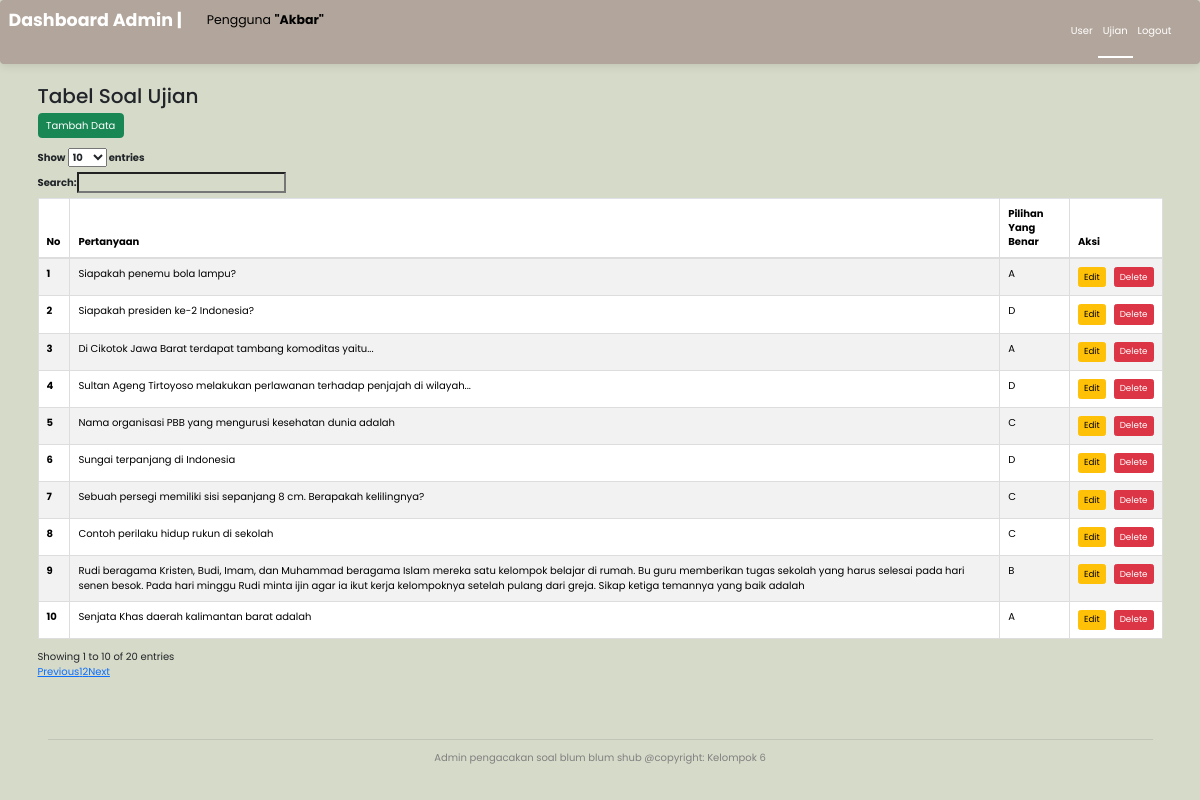
/admin/?page=ujian/tampil.php (signed in), run on the app's committed database.
### tables this page shows
CREATE TABLE `soal` (
  `id_soal` int(11) NOT NULL,
  `pertanyaan` text DEFAULT NULL,
  `jawaban_a` text DEFAULT NULL,
  `jawaban_b` text DEFAULT NULL,
  `jawaban_c` text DEFAULT NULL,
  `jawaban_d` text DEFAULT NULL,
  `kunci_jawaban` varchar(1) DEFAULT NULL
);

### admin/ujian/tampil.php (the view, shortened to what this page needs)
<div class="col-md-12">
    <h2>Tabel Soal Ujian</h2>
    <a href="?page=ujian/tambah_data.php" class="btn btn-success mb-3" data-aos="fade-right">Tambah Data</a>
    <table id="tabel-data" class="table table-striped table-bordered" width="100%" cellspacing="0" data-aos="fade-right">
        <thead>
            <tr>
                <th scope="col">No</th>
                <th scope="col">Pertanyaan</th>
                <th scope="col">Pilihan Yang Benar</th>
                <th scope="col">Aksi</th>
            </tr>
        </thead>
        <tbody>
            <?php
            $sql = mysqli_query($db, "SELECT * FROM soal");
            $no = 1;
            while ($ambil_data = mysqli_fetch_assoc($sql)) {
                $id_soal = $ambil_data['id_soal'];
                $pertanyaan = $ambil_data['pertanyaan'];
                $kunci_jawaban = $ambil_data['kunci_jawaban'];
            ?>
            <tr data-aos="fade-right">
                <th scope="row"><?= $no++ ?></th>
                <td><?= $pertanyaan ?></td>
                <td><?= $kunci_jawaban ?></td>
            <td>
                <div class="d-flex justify-content-between">
                    <a href="?page=ujian/edit.php&id=<?= $id_soal ?>" class="btn btn-warning btn-sm me-1">Edit</a>
                    <a href="?page=ujian/delete.php&id=<?= $id_soal ?>" class="btn btn-danger btn-sm ms-1">Delete</a>
                </div>
            </td>
            </tr>
            <?php } ?>
        </tbody>
    </table>
</div>

### admin/index.php (shortened to what this page needs)
<?php
    include '../koneksi.php';
?>
<!DOCTYPE html>
<html lang="en">
<head>
    <link rel="stylesheet" href="//maxcdn.bootstrapcdn.com/bootstrap/3.3.6/css/bootstrap.min.css" />
    <link rel="stylesheet" href="https://cdn.datatables.net/1.10.12/css/dataTables.bootstrap.min.css" />
    <link href="https://cdn.jsdelivr.net/npm/bootstrap@5.3.3/dist/css/bootstrap.min.css" rel="stylesheet">
</head>
<body >
    <nav class="navbar navbar-expand-md  sticky-top" style="background-color : #B2A59B"  >
        <div class="container-fluid">
            <a class="navbar-brand" href="#" style="color : #ffff"><h3><b>Dashboard Admin | </b></h3></a>
            <a class="navbar-brand" href="#">Pengguna  <b>"<?=$_SESSION['nama']?>"</b></a>
            <div class="collapse navbar-collapse" id="navbarNav" >
            <ul class="navbar-nav ms-auto">
            <li class="nav-item" >
                <a class="nav-link  <?= isset($_GET['page']) && $_GET['page'] === 'user/tampil.php' ? 'active' : '' ?>" href="?page=user/tampil.php" style="color : #ffff">User</a>
            </li>
            <li class="nav-item">
                <a class="nav-link <?= isset($_GET['page']) && $_GET['page'] === 'ujian/tampil.php' ? 'active' : '' ?>" href="?page=ujian/tampil.php" style="color : #ffff">Ujian</a>
            </li>
            <li class="nav-item">
                <a class="nav-link" href="../login/logout.php"style="color : #ffff">Logout</a>
            </li>
        </ul>
            </div>
        </div>
    </nav>
    <div class="container">
        <div class="row">
            <?php
                if ($_GET) {
                    $page = $_GET['page'];
                    include $page;
                }else{
                    include 'user/tampil.php';
                }
            ?>
        </div>
        <footer class="text-center" data-aos="fade-right">
            <hr>
            Admin pengacakan soal blum blum shub @copyright: Kelompok 6
        </footer>
    </div>
</body>
</html>

### admin/index.php (style rules this page uses)
footer { padding: 10px; margin-top: 5vh; color: grey; }
body, nav ,input, button { font-family: 'Poppins', sans-serif; background-color: #D6DAC8; }
a.nav-link.active { color: #007bff; border-bottom: 2px solid #ffff; }
nav.navbar { box-shadow: 0 2px 10px rgba(0, 0, 0, 0.1); }

### data on the page
soal: pertanyaan "Siapakah penemu bola lampu?", kunci_jawaban "A"
soal: pertanyaan "Siapakah presiden ke-2 Indonesia?", kunci_jawaban "D"
soal: pertanyaan "Di Cikotok Jawa Barat terdapat tambang komoditas yaitu...", kunci_jawaban "A"
soal: pertanyaan "Sultan Ageng Tirtoyoso melakukan perlawanan terhadap penjajah di wilayah...", kunci_jawaban "D"
soal: pertanyaan "Nama organisasi PBB yang mengurusi kesehatan dunia adalah", kunci_jawaban "C"
soal: pertanyaan "Sungai terpanjang di Indonesia", kunci_jawaban "D"
soal: pertanyaan "Sebuah persegi memiliki sisi sepanjang 8 cm. Berapakah kelilingnya?", kunci_jawaban "C"
soal: pertanyaan "Contoh perilaku hidup rukun di sekolah", kunci_jawaban "C"
soal: pertanyaan "Rudi beragama Kristen, Budi, Imam, dan Muhammad beragama Islam mereka satu kelompok belajar di rumah. Bu guru memberikan tugas sekolah yang harus selesai pada hari senen besok. Pada hari minggu Rudi minta ijin agar ia ikut kerja kelompoknya setelah pulang dari greja. Sikap ketiga temannya yang baik adalah", kunci_jawaban "B"
soal: pertanyaan "Senjata Khas daerah kalimantan barat adalah", kunci_jawaban "A"

### other printed values
$_SESSION['nama'] "Akbar"
